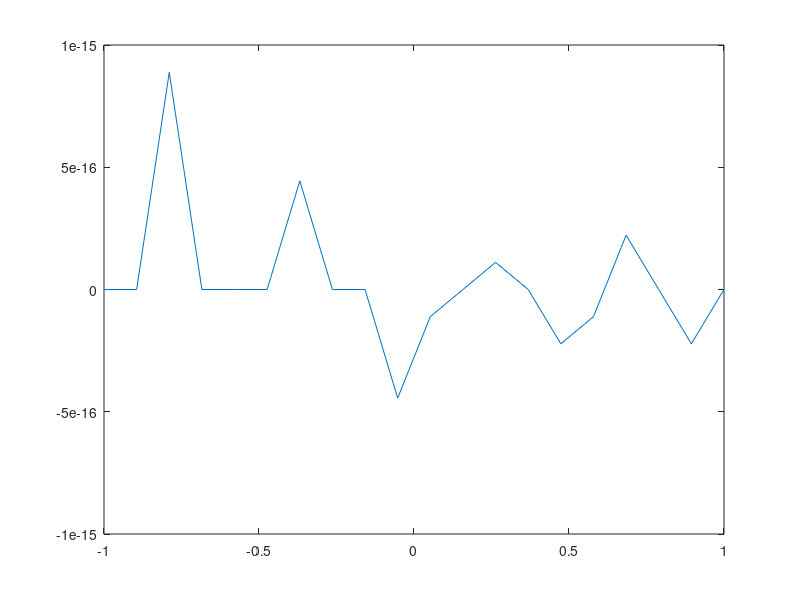

Write the MATLAB code that produced this figure. (Note: this script raises an error after producing the figure.)
%% Problem 1
% part a
x = [-1,0,1];

P2 = @(x) 6 .* (x)/(-1) .* (x - 1)/(-1 - 1) + 1 .* (x + 1)/(1).*(x - 1)/(-1) + 2 .* (x + 1)/(1+1).*(x)/(1)

% part b
% New! Improved! Now even gives correct answers!
A = vander(x)
b = [6;1;2];

a = A\b

P2V = @(x) a(1)*x.^2 + a(2)*x + a(3);


% part c
X = linspace(-1,1,20);

err = P2V(X) - P2(X);

plot(X,err)

%% Problem 2

% part a

n = 52;
j = [0:n];
xj = -cos(j.*pi()/n);

fx = abs(xj - 0.2) + (1-xj.^2).^3;

m = 1000;
i = [0:m];
u = -cos(pi()*i./m);

b = baryinterp(xj,fx,u);

figure
plot(xj,fx,'ro',u,b,'b-')
legend('function','interpolation')

% part b

p1 = polyfit(xj,fx,n);

p2 = polyval(p1,u);

figure
plot(xj,fx,'ro',u,p2,'b-')
legend('function','interpolation')

%% Problem 3

T = [1,2,2,4/3,2/3,4/15,4/45,88/315,2/315,4/2835,4/14175,4/467775,8/6081075,8/42567525];

x = linspace(-1,1,201);
p = polyval(T,x);
y = exp(2*x);

err = p - y;
n1 = norm(err,1);
n2 = norm(err,2);
ninf = norm(err,inf);
figure('name','Taylor expansion')
table(n1,n2,ninf)
plot(x,err)

% part b

i = 0:14;

xeq = -1 + 2*i./14;
xch = -cos(i*pi()./14);
xle = [-0.987992518020485 -0.394151347077563 0.570972172608539 -0.937273392400706 -0.201194093997435 0.724417731360170 -0.848206583410427 0 0.848206583410427 -0.724417731360170 0.201194093997435 0.937273392400706 -0.570972172608539 0.394151347077563 0.987992518020485];

Teq = polyfit(xeq,exp(2*xeq),14)
Tch = polyfit(xch,exp(2*xch),14)
Tle = polyfit(xle,exp(2*xle),14)

peq = polyval(Teq,xeq);
pch = polyval(Tch,xch);
ple = polyval(Tle,xle);
yeq = exp(2*xeq);
ych = exp(2*xch);
yle = exp(2*xle);

% I can't find what I'm doing wrong but these don't look right.

figure('name','equally spaced points')
erreq = peq - yeq;
n1eq = norm(erreq,1);
n2eq = norm(erreq,2);
ninfeq = norm(erreq,inf);
table(n1eq,n2eq,ninfeq)
plot(xeq,erreq)

figure('name','Chebyshev points')
errch = pch - ych;
n1ch = norm(errch,1);
n2ch = norm(errch,2);
ninfch = norm(errch,inf);
table(n1ch,n2ch,ninfch)
plot(xch,errch)

figure('name','Legendre points')
errle = ple - yle;
n1le = norm(errle,1);
n2le = norm(errle,2);
ninfle = norm(errle,inf);
table(n1le,n2le,ninfle)
plot(xle,errle)

% part c
% The chebyshev points produce the smallest error of all the points.

% part d
f = chebfun('exp(2*x)');
r = remez(f,14);


%% Problem 4

% part a

% Doesn't work
% x = [-1,0,2,4,5];
% y = [0,0,1,2,2+19/22];
% t = -2:.01:6;
% p = pchip(x,y,t);

% % Still not working.
% x1 = [-1 0];
% y1 = [0 0];

% p1 = polyfit(x1,y1,1);

% x2 = [0 2];
% y2 = [0 1];

% p2 = polyfit(x2,y2,1);

% x3 = [2 4];
% y3 = [1 2];

% p3 = polyfit(x3,y3,1);

% x4 = [4 5];
% y4 = [2 (2+19/22)];

% p4 = polyfit(x4,y4,1);

% p = [p1;p2;p3;p4];
% y = [0,0,1,2,2,2];
% x = [-1,0,2,4,5,6];

% d = [(y(2)-y(1))/(x(2)-x(1)), (y(3)-y(2))/(x(3)-x(2)), (y(4)-y(3))/(x(4)-x(3)), (y(5)-y(4))/(x(5)-x(4)),0,0];
% c = @(kn,k,kp) 3*k -2*kn - kp;
% b = @(kn,k,kp) kn - 2*k + kp;

% g1 = [y(1), d(2), c(d(1),d(2),d(3)), b(d(1),d(2),d(3))];
% g2 = [y(2), d(3), c(d(2),d(3),d(4))/2, b(d(2),d(3),d(4))/4];
% g3 = [y(3), d(4), c(d(3),d(4),d(5))/2, b(d(3),d(4),d(5))/4];
% g4 = [y(4), d(5), c(d(4),d(5),d(6)), b(d(4),d(5),d(6))];

% g = [g1;g2;g3;g4];

y = [0,0,1,2,2];
x = [-1,0,2,4,5];

% d = zeros(4,1);
% c = zeros(4,1);
% b = zeros(4,1);

% for i = 1:4
% 	d(i) = (y(i+1) - y(i))/(x(i+1)-x(i));
% end

% for i = 1:3
% 	c(i) = ( d(i) - d(i+1) )/( x(i+1) - x(i) );
% 	b(i) = ( -d(i) + d(i+1) )/( x(i+1) - x(i) )^2;
% end

d = [0 0.5 0.5 0];
c = [-0.5 0.5 0.25 0];
b = [0.5 -0.5/4 -0.25 0.5]

g = [y(2:5)' d' c' b']


% part b

% The format for this is (breaks,coefficients), but I don't know the coefficients for the middle section.
% I think we get them from part a but I'm not sure I did that right so who knows.
P = mkpp([0,2,4],g);
% make a matrix with [f0,d0,c0,b0;f1,d1,d2,c2,b2;...]

% part c

x2 = linspace(-1,5);
y2 = ppval(x2,P);
plot(x2,y2)

%% Problem 5

% part a

% see lab

load shark;
plot(x,y,'k.-','MarkerSize',10);

% part b

% this gives an error, the first and last x value are the same and it complains that the data is not a function because of this.
t = 0:0.01:1;
p3 = pchip(x,y,t);

% part c
% I think this will be solved by appending the second point to the end of the list so the curves overlap.
% Can't test that until I get part b working.


% part d



% part e



%% Problem 6

% Load data
load topodata;

% First figure, color coded scatter plot fo the data
figure
scatter3(x,y,z,40,z,'.');
colorbar

% call rbffit function
r = rbffit(x,y,z);

% generate a list of X and Y points
x1 = linspace(0,261,100);
y1 = linspace(0,399,153);

% Create a grid from the generated points
[X,Y] = meshgrid(x1,y1);

% Call rbval function to generate the matching Z points for the x and y points generated earlier.
Z = rbfval(r,x,y,X,Y);

% Second figure, a 3D surface map
figure
surf(X,Y,Z)
shading interp;
colormap(autumn);
lighting phong;
camlight right;

% define the contour lines to use.
v = 0:20:260;

% third figure, a contour plot.
figure
contour(X,Y,Z,v)